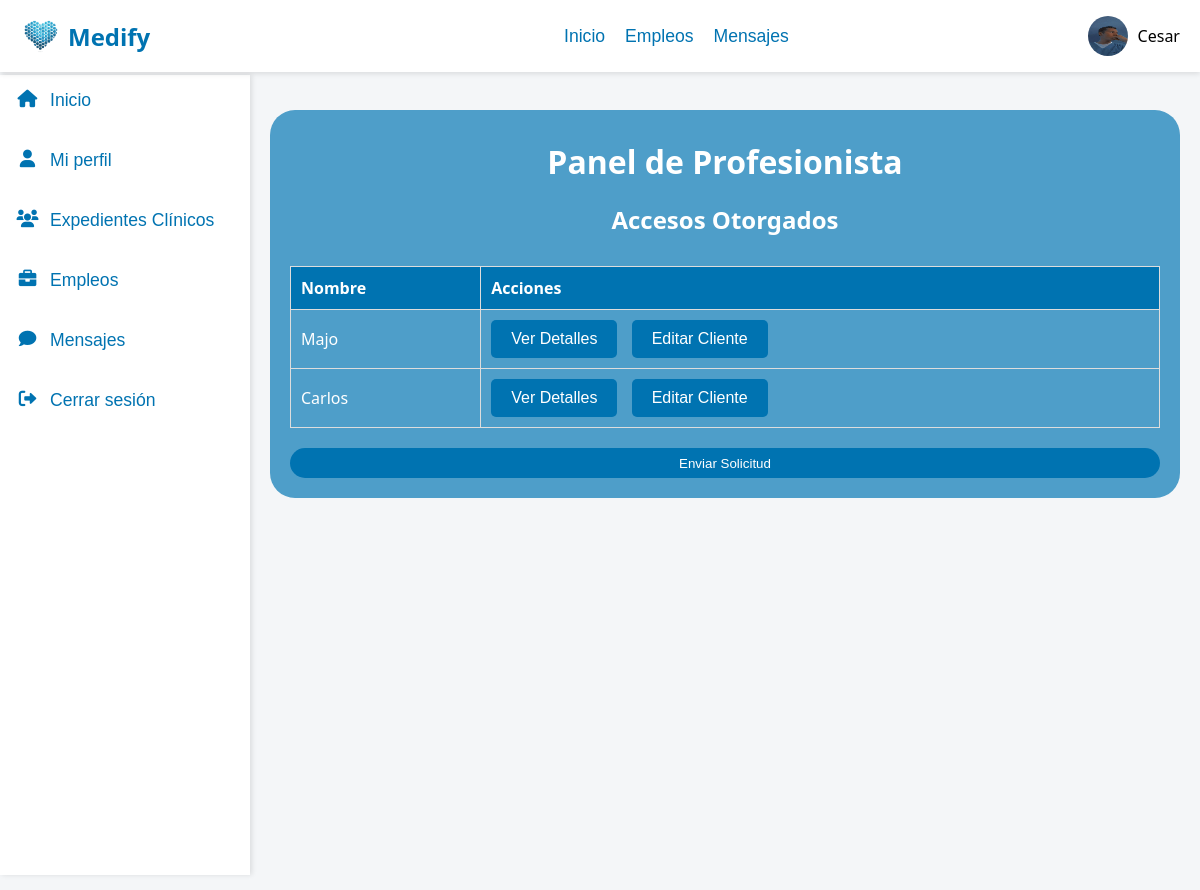
Page /profesionista.php (signed in) on the committed database.
### tables this page shows
CREATE TABLE `cuentas` (
  `id_cuenta` int(11) NOT NULL,
  `correo_gmail` varchar(255) NOT NULL,
  `contrasena` varchar(255) NOT NULL,
  `nombre` varchar(255) NOT NULL,
  `tipo` enum('cliente','profesionista') NOT NULL,
  `id_profesion` int(11) DEFAULT NULL,
  `id_especialidad` int(11) DEFAULT NULL,
  `id_estado` int(11) DEFAULT NULL,
  `id_municipio` int(11) DEFAULT NULL,
  `foto_perfil` varchar(255) DEFAULT NULL
);

### profesionista.php (the view, shortened to what this page needs)
<?php
include 'db.php';
$user_id = $_SESSION['user_id'];
$user_name = $_SESSION['user_name'];
$sql = "SELECT foto_perfil FROM cuentas WHERE id_cuenta = ?";
$stmt = $conn->prepare($sql);
$stmt->bind_param("i", $user_id);
$stmt->execute();
$stmt->bind_result($foto_perfil);
try {
    $query = "SELECT c.id_cuenta, c.nombre FROM accesos a
              JOIN cuentas c ON a.id_cuenta_acceso = c.id_cuenta
              WHERE a.id_cuenta_otorgante = ?";
    $stmt = $conn->prepare($query);
    $id_cuenta2 = $user_id;
    $stmt->bind_param("i", $id_cuenta2);
    $stmt->execute();
    $result = $stmt->get_result();
    $accesos = [];
    while ($row = $result->fetch_assoc()) {
        $accesos[] = $row;
    }
} catch (Exception $e) {
    die("Error al realizar la consulta: " . $e->getMessage());
}
?>
<!DOCTYPE html>
<html lang="es">
<head>
    <link rel="stylesheet" href="CSS/profesionista.css">
</head>
<body>
<?php
    include 'nav.php'
?>
<div class="container">
    <div class="container-contenido">
        <h1>Panel de Profesionista</h1>
        <h2>Accesos Otorgados</h2>
        <table>
            <tr><th>Nombre</th><th>Acciones</th></tr>
            <?php foreach ($accesos as $acceso): ?>
            <tr>
                <td><?= htmlspecialchars($acceso['nombre']) ?></td>
                <td>
                    <button class="button-tabla" onclick="location.href='detalle_paciente.php?id_cuenta=<?= $acceso['id_cuenta'] ?>'">Ver Detalles</button>
                    <button class="button-tabla" onclick="location.href='ver_detalle.php?id_cuenta=<?= $acceso['id_cuenta'] ?>'">Editar Cliente</button>
                </td>
            </tr>
            <?php endforeach; ?>
        </table>
        <button class="button-solicitud" onclick="location.href='solicitar_acceso.php'">Enviar Solicitud</button>
    </div>
</div>
</body>
</html>

### nav.php (shortened to what this page needs)
<!DOCTYPE html>
<html lang="en">
<head>
    <link rel="stylesheet" href="https://cdnjs.cloudflare.com/ajax/libs/font-awesome/6.0.0-beta3/css/all.min.css">
    <link rel="stylesheet" href="CSS/nav.css">
</head>
<body>
    <div class="header">
        <a href="#" class="logo">
            <img src="images/logo.png" alt="">
            Medify
        </a>
        <div  class="nav-container" method="POST">
            <div class="nav">
                <form method="POST" class="nav-form">
                    <button type="submit" name="action" value="inicio" class="nav-button">Inicio</button>
                </form>
                <form method="POST" class="nav-form">
                    <button type="submit" name="action" value="red" class="nav-button">Empleos</button>
                </form>
                <form method="POST" class="nav-form">
                    <button type="submit" name="action" value="mensajes" class="nav-button">Mensajes</button>
                </form>
            </div>
        </div>
        <div class="user-info">
            <?php if ($foto_perfil): ?>
                <img src="<?php echo $foto_perfil; ?>" alt="Foto de Perfil">
            <?php else: ?>
                <img src="https://via.placeholder.com/40" alt="Foto de Perfil">
            <?php endif; ?>
            <span><?php echo $user_name; ?></span>
        </div>
    </div>
    <div class="sidebar">
        <form method="POST" class="sidebar-form">
            <button type="submit" name="action" value="inicio" class="sidebar-button active">
                <i class="fas fa-home"></i> Inicio
            </button>
        </form>
        <form method="POST" class="sidebar-form">
            <button type="submit" name="action" value="perfil" class="sidebar-button">
                <i class="fas fa-user"></i> Mi perfil
            </button>
        </form>
        <form method="POST" class="sidebar-form">
            <button type="submit" name="action" value="expediente" class="sidebar-button">
                <i class="fas fa-users"></i> Expedientes Clínicos
            </button>
        </form>
        <form method="POST" class="sidebar-form">
            <button type="submit" name="action" value="red" class="sidebar-button">
                <i class="fas fa-briefcase"></i> Empleos
            </button>
        </form>
        <form method="POST" class="sidebar-form">
            <button type="submit" name="action" value="mensajes" class="sidebar-button">
                <i class="fas fa-comment"></i> Mensajes
            </button>
        </form>
        <form method="POST" class="sidebar-form">
            <button type="submit" name="action" value="cerrar" class="sidebar-button">
                <i class="fas fa-sign-out-alt"></i> Cerrar sesión
            </button>
        </form>
    </div>
</body>
</html>

### CSS/profesionista.css (style rules this page uses)
body, html { margin: 0; padding: 0; font-family: 'Segoe UI', Tahoma, Geneva, Verdana, sans-serif; height: 100%; background-color: #f4f6f8; }
.container { height: 100%; padding: 90px 0px 0px 250px; }
.container-contenido { display: flex; flex-direction: column; color: white; margin: 20px; background-color: #4e9ec9; padding: 20px; border-radius: 25px; }
.container-contenido .button-solicitud { margin-top: 20px; height: 30px; background-color: #0073b1; color: white; border-radius: 20px; border: none; }
h1, h2 { margin: 10px; color: white; text-align: center; }
table { width: 100%; border-collapse: collapse; margin-top: 20px; }
table, th, td { border: 1px solid #ddd; }
th, td { padding: 10px; text-align: left; }
th { background-color: #0073b1; color: white; }
.button-tabla { background-color: #0073b1; color: white; padding: 10px 20px; border: none; border-radius: 5px; cursor: pointer; display: inline-block; margin-right: 10px; font-size: 16px; }

### CSS/nav.css (style rules this page uses)
.header { top: 0; width: -webkit-fill-available; position: fixed; display: flex; justify-content: space-between; align-items: center; background-color: #ffffff; padding: 15px 20px; box-shadow: 0 2px 5px rgba(0, 0, 0, 0.1); z-index: 10; }
.header .user-info { display: flex; align-items: center; }
.header .user-info img { width: 40px; height: 40px; border-radius: 50%; margin-right: 10px; }
.header .nav-container { padding-left: 115px; }
.header .logo { font-size: 1.5rem; font-weight: bold; color: #0073b1; text-decoration: none; display: flex; align-items: center; }
.header .logo img { width: 40px; margin-right: 8px; }
.header .nav { display: flex; align-items: center; }
.nav-form { margin: 10px; display: inline; }
.nav-button { background: none; border: none; color: #0073b1; font-size: 1.1rem; text-decoration: none; cursor: pointer; padding: 0; }
.sidebar { width: 250px; background-color: #ffffff; box-shadow: 2px 0 5px rgba(0, 0, 0, 0.1); height: 100vh; position: fixed; left: 0; top: 75px; }
.sidebar-form { display: inline; }
.sidebar-button { height: 50px; display: flex; width: -webkit-fill-available; background: none; border: none; padding: 15px; color: #0073b1; text-decoration: none; font-size: 1.1rem; margin-bottom: 10px; transition: background-color 0.3s ease; }
.sidebar-button i { margin-right: 10px; width: 25px; }
@media (min-width: 769px) { .nav-container { display: flex; flex-direction: row; } }
@media (min-width: 769px) { .sidebar { display: block; } }

### rows in the picture
cuentas: foto_perfil (picture)
cuentas: nombre "Majo"
cuentas: nombre "Carlos"

### other values in the picture
$user_name "Cesar"
